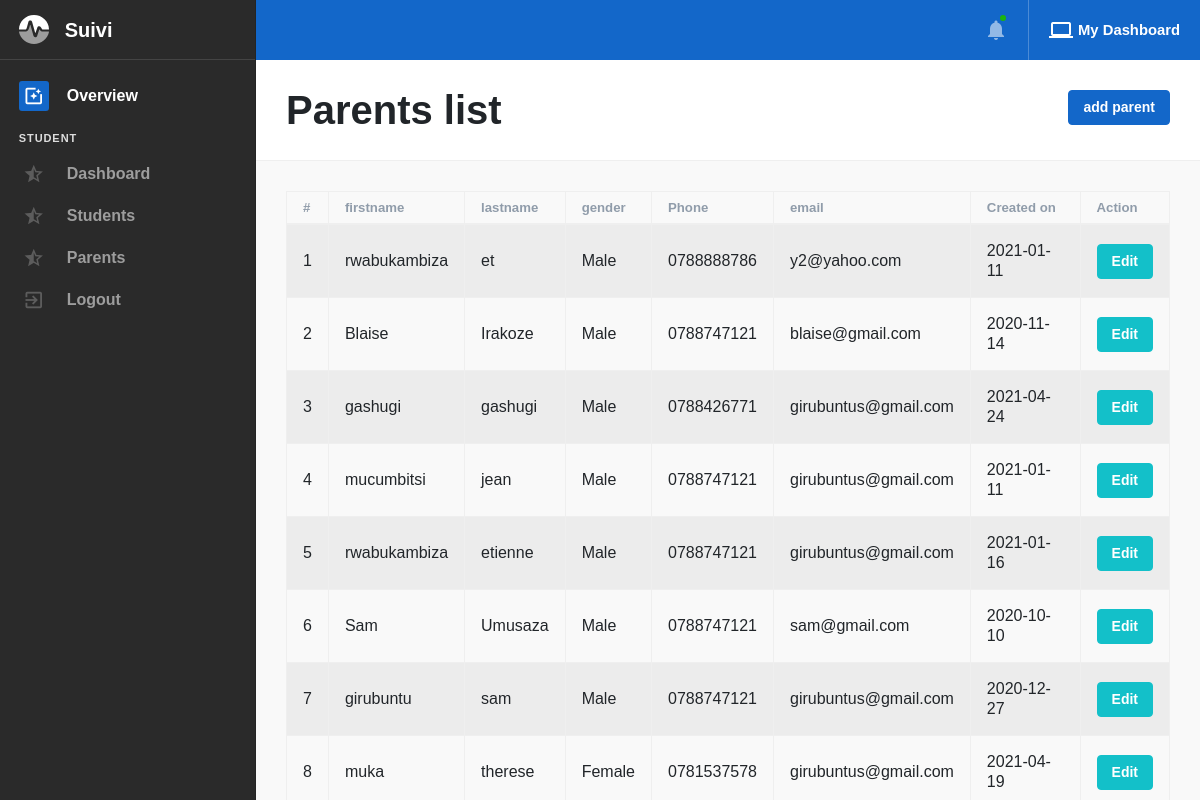
The page /parent-list.php (signed in) on the database its author committed.
### tables this page shows
CREATE TABLE `parent` (
  `id` varchar(200) NOT NULL,
  `firstname` varchar(45) DEFAULT NULL,
  `lastname` varchar(45) DEFAULT NULL,
  `gender` varchar(10) NOT NULL,
  `phone` char(45) DEFAULT NULL,
  `email` varchar(45) DEFAULT NULL,
  `created_on` date DEFAULT NULL,
  `deleted` char(45) DEFAULT NULL
);

### session.php (called while the page is built, shortened)
<?php
include("lib/config/config.php");
if(!isset($_SESSION['logged_user_info']) || !isset($_SESSION['logged_user_info_type']))
{
	header('Location: logout.php');
}
else
{
	if($_SESSION['logged_user_info_type'] == "users")
	{
		$user_check=$_SESSION['logged_user_info'];
		$query="SELECT * FROM users WHERE id = '$user_check'";
		$query = $conn->query($query);
		$arr = $query->fetch_array();
		$role_id = $arr['user_type_id'];
		$query2 = "SELECT * FROM usertype WHERE id='$role_id' AND deleted != 'yes'";
		$query2 = $conn->query($query2);
		$row = $query2->fetch_assoc();
		$role = $row['name'];
	}
	else
	{
	?>
		<script>
		window.location = '/logout.php';
		</script>
	<?php
	}
}
?>

### parent-list.php (the view, shortened to what this page needs)
<?php include("session.php");
?>
<!DOCTYPE html>
<html lang="en" dir="ltr">
<head>
    <link type="text/css" href="assets/vendor/perfect-scrollbar.css" rel="stylesheet">
    <link type="text/css" href="assets/css/app.css" rel="stylesheet">
    <link type="text/css" href="assets/css/app.rtl.css" rel="stylesheet">
    <link type="text/css" href="assets/css/vendor-material-icons.css" rel="stylesheet">
    <link type="text/css" href="assets/css/vendor-material-icons.rtl.css" rel="stylesheet">
    <link type="text/css" href="assets/css/vendor-fontawesome-free.css" rel="stylesheet">
    <link type="text/css" href="assets/css/vendor-fontawesome-free.rtl.css" rel="stylesheet">
    <link type="text/css" href="assets/css/vendor-ion-rangeslider.css" rel="stylesheet">
    <link type="text/css" href="assets/css/vendor-ion-rangeslider.rtl.css" rel="stylesheet">
    <link rel="stylesheet" href="https://cdnjs.cloudflare.com/ajax/libs/twitter-bootstrap/4.5.2/css/bootstrap.css">
    <link rel="stylesheet" href="https://cdn.datatables.net/1.10.24/css/dataTables.bootstrap4.min.css">
    <link type="text/css" href="assets/css/vendor-flatpickr.css" rel="stylesheet">
    <link type="text/css" href="assets/css/vendor-flatpickr.rtl.css" rel="stylesheet">
    <link type="text/css" href="assets/css/vendor-flatpickr-airbnb.css" rel="stylesheet">
    <link type="text/css" href="assets/css/vendor-flatpickr-airbnb.rtl.css" rel="stylesheet">
    <link type="text/css" href="assets/vendor/jqvmap/jqvmap.min.css" rel="stylesheet">
</head>
<body class="layout-default">
    <div class="mdk-drawer-layout js-mdk-drawer-layout" data-push data-responsive-width="992px" data-fullbleed>
        <div class="mdk-drawer-layout__content">
            <?php include('includes/header.php'); ?>
            <div class="mdk-header-layout__content mdk-header-layout__content--fullbleed mdk-header-layout__content--scrollable page"
                style="padding-top: 60px;">
                <div class="page__heading">
                    <div class="container-fluid page__container">
                        <div class="row">
                            <div class="col col-md-6"><h1 class="mb-0">Parents list</h1></div>
                            <div class="col col-md-6"><a href="parent-add.php" class="btn btn-primary float-right">add parent</a></div>
                        </div>
                    </div>
                </div>
                <div class="bg-white border-bottom mb-3">
                </div>
                <div class="container-fluid page__container">
                    <div class="tab-content">
                        <div class="tab-pane active show fade" id="activity_all">
                            <table id="example" class="table table-striped table-bordered" style="width:100%">
                                        <thead>
                                            <tr>
                                                <th>#</th>
                                                <th>firstname</th>
                                                <th>lastname</th>
                                                <th>gender</th>
                                                <th>Phone</th>
                                                <th>email</th>
                                                <th>Created on</th>
                                                <th>Action</th>
                                            </tr>
                                        </thead>
                                        <tbody>
                                        <?php
                                            $no=0;
											$query = "SELECT * FROM parent WHERE deleted != 'yes'";
											$query = $conn->query($query);
												while($row = $query->fetch_assoc()){
                                                    $no++;
										?>
                                            <tr>
                                                <td><?php echo $no; ?></td>
                                                <td><?php echo $row['firstname']; ?></td>
                                                <td><?php echo $row['lastname']; ?></td>
                                                <td><?php echo $row['gender']; ?></td>
                                                <td><?php echo $row['phone']; ?></td>
                                                <td><?php echo $row['email']; ?></td>
                                                <td><?php echo $row['created_on']; ?></td>
                                                <td><Button class="btn btn-info">Edit</Button></td>
                                            </tr>
                                            <?php } ?>
                                        </tbody>
                                    </table>
                        </div>
                    </div>
                </div>
            </div>
        </div>
    </div>
    <?php include('includes/left-bar.php'); ?>
    </div>
</body>
</html>

### includes/header.php (shortened to what this page needs)
<div class="mdk-header-layout js-mdk-header-layout" data-has-scrolling-region>
        <div id="header" class="mdk-header js-mdk-header m-0" data-fixed data-effects="waterfall"
            data-retarget-mouse-scroll="false">
            <div class="mdk-header__content">
                <div class="navbar navbar-expand-sm navbar-main navbar-dark bg-primary pl-md-0 pr-0" id="navbar"
                    data-primary>
                    <div class="container-fluid page__container pr-0">
                        <ul class="nav navbar-nav d-none d-md-flex">
                            <li class="nav-item dropdown">
                                <a href="#notifications_menu" class="nav-link dropdown-toggle"
                                    data-toggle="dropdown" data-caret="false">
                                    <i
                                        class="material-icons nav-icon navbar-notifications-indicator">notifications</i>
                                </a>
                            </li>
                        </ul>
                        <div class="dropdown">
                            <a href="#" data-toggle="dropdown" data-caret="false"
                                class="dropdown-toggle navbar-toggler navbar-toggler-dashboard border-left d-flex align-items-center ml-navbar">
                                <span class="material-icons">laptop</span> My Dashboard
                            </a>
                        </div>
                    </div>
                </div>
            </div>
        </div>

### includes/left-bar.php (shortened to what this page needs)
<div class="mdk-drawer  js-mdk-drawer" id="default-drawer" data-align="start">
        <div class="mdk-drawer__content">
            <div class="sidebar sidebar-dark sidebar-left bg-dark-gray" data-perfect-scrollbar>
                <div class="d-flex align-items-center sidebar-p-a sidebar-account flex-shrink-0">
                    <a href="dashboard.php" class="flex d-flex align-items-center text-underline-0">
                        <span class="mr-3">
                        </span>
                        <span class="flex d-flex flex-column">
                            <span class="sidebar-brand">Suivi</span>
                        </span>
                    </a>
                </div>
                <ul class="sidebar-menu">
                    <li class="sidebar-menu-item active">
                        <a class="sidebar-menu-button" href="dashboard.php">
                            <i class="sidebar-menu-icon sidebar-menu-icon--left material-icons">photo_filter</i>
                            <span class="sidebar-menu-text">Overview</span>
                        </a>
                    </li>
                </ul>
                <div class="sidebar-heading">Student</div>
                <div class="sidebar-block p-0">
                    <ul class="sidebar-menu mt-0">
                        <li class="sidebar-menu-item">
                            <a class="sidebar-menu-button" href="dashboard.php">
                                <i class="sidebar-menu-icon sidebar-menu-icon--left material-icons">star_half</i>
                                <span class="sidebar-menu-text">Dashboard</span>
                            </a>
                        </li>
                        <?php if($role == 'administrator' || $role == 'staff'){ ?>
                        <li class="sidebar-menu-item">
                            <a class="sidebar-menu-button" href="student-list.php">
                                <i class="sidebar-menu-icon sidebar-menu-icon--left material-icons">star_half</i>
                                <span class="sidebar-menu-text">Students</span>
                            </a>
                        </li>
                        <li class="sidebar-menu-item">
                            <a class="sidebar-menu-button" href="parent-list.php">
                                <i class="sidebar-menu-icon sidebar-menu-icon--left material-icons">star_half</i>
                                <span class="sidebar-menu-text">Parents</span>
                            </a>
                        </li>
                        <?php } ?>
                        <li class="sidebar-menu-item">
                            <a class="sidebar-menu-button" href="logout.php">
                                <i class="sidebar-menu-icon sidebar-menu-icon--left material-icons">exit_to_app</i>
                                <span class="sidebar-menu-text">Logout</span>
                            </a>
                        </li>
                    </ul>
                </div>
            </div>
        </div>
    </div>

### rows shown on the page
parent: firstname "rwabukambiza", lastname "et", gender "Male", phone "0788888786", email "y2@yahoo.com", created_on "2021-01-11"
parent: firstname "Blaise", lastname "Irakoze", gender "Male", phone "0788747121", email "blaise@gmail.com", created_on "2020-11-14"
parent: firstname "gashugi", lastname "gashugi", gender "Male", phone "0788426771", email "girubuntus@gmail.com", created_on "2021-04-24"
parent: firstname "mucumbitsi", lastname "jean", gender "Male", phone "0788747121", email "girubuntus@gmail.com", created_on "2021-01-11"
parent: firstname "rwabukambiza", lastname "etienne", gender "Male", phone "0788747121", email "girubuntus@gmail.com", created_on "2021-01-16"
parent: firstname "Sam", lastname "Umusaza", gender "Male", phone "0788747121", email "sam@gmail.com", created_on "2020-10-10"
parent: firstname "girubuntu", lastname "sam", gender "Male", phone "0788747121", email "girubuntus@gmail.com", created_on "2020-12-27"
parent: firstname "muka", lastname "therese", gender "Female", phone "0781537578", email "girubuntus@gmail.com", created_on "2021-04-19"
